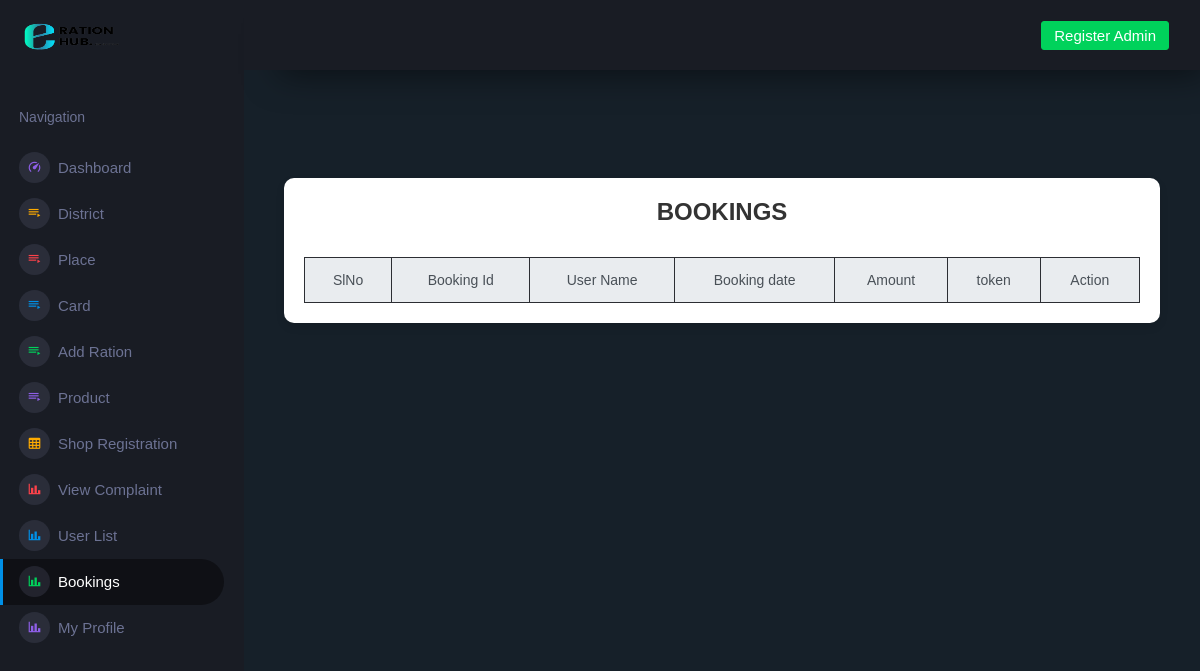
Before: /Project/Admin/ViewBookings.php with the older database file.
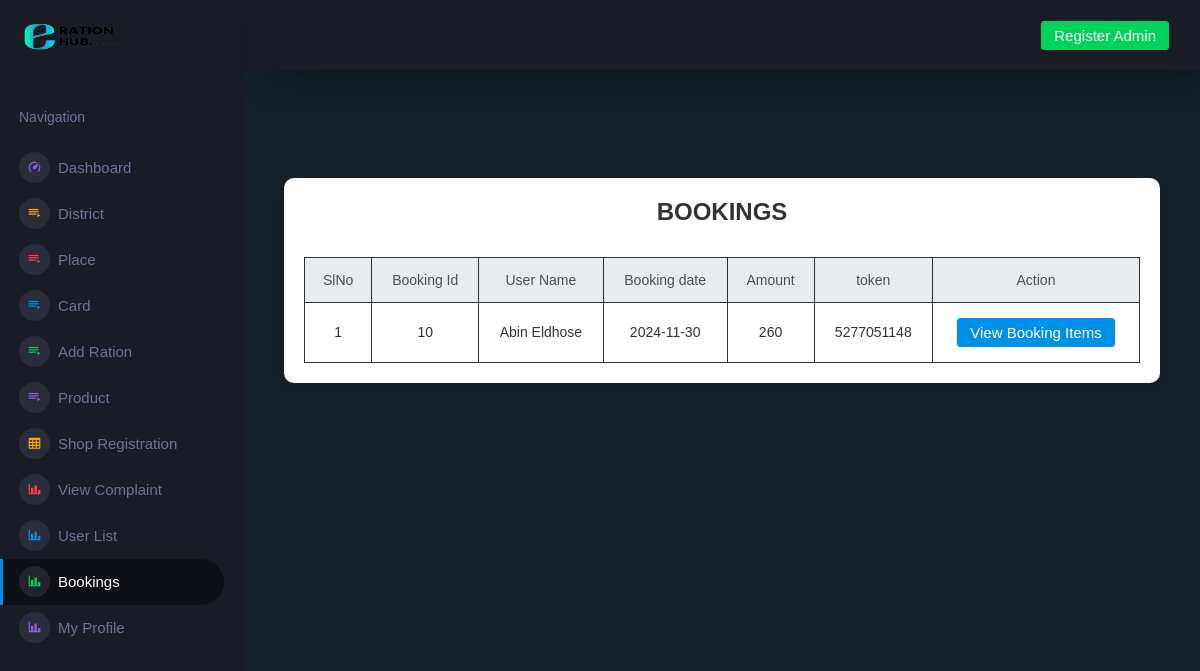
After: the same page with the newer database file.
### tables this page shows
CREATE TABLE `tbl_booking` (
  `booking_id` int(11) NOT NULL,
  `ration_id` int(11) NOT NULL,
  `booking_date` varchar(70) NOT NULL,
  `booking_status` varchar(100) NOT NULL,
  `booking_amount` varchar(100) NOT NULL,
  `user_id` int(11) NOT NULL,
  `booking_token` varchar(100) NOT NULL
);

CREATE TABLE `tbl_user` (
  `user_id` int(11) NOT NULL,
  `user_name` varchar(60) NOT NULL,
  `user_email` varchar(60) NOT NULL,
  `user_cardnumber` varchar(60) NOT NULL,
  `card_id` int(11) NOT NULL,
  `user_question` varchar(300) NOT NULL,
  `user_answer` varchar(300) NOT NULL,
  `user_password` varchar(100) NOT NULL,
  `user_status` int(11) NOT NULL DEFAULT 0
);

### Project/Admin/ViewBookings.php (the view, shortened to what this page needs)
<?php
include("../Assets/Connection/Connection.php");
include("Head.php");
?>
<!DOCTYPE html PUBLIC "-//W3C//DTD XHTML 1.0 Transitional//EN" "http://www.w3.org/TR/xhtml1/DTD/xhtml1-transitional.dtd">
<html xmlns="http://www.w3.org/1999/xhtml">
<head>
</head>
<body>
<form id="form1" name="form1" method="post" action="">
<div class="container mt-5">
    <div class="row justify-content-center">
        <div class="col-md-12">
            <div class="table-wrapper">
      <h3 align="center">Bookings</h3>
      <table class="table table-bordered table-striped">
                    <thead class="thead-light">
                            <tr>
                                <th>SlNo</th>
                                <th>Booking Id</th>
                                <th>User Name</th>
                                <th>Booking date</th>
                                <th>Amount</th>
                                <th>token</th>
                                <th>Action</th>
                            </tr>
                        </thead>
                        <tbody>
                            <?php
                                $selQry = "SELECT * FROM tbl_booking b inner join tbl_user u on b.user_id=u.user_id";
                                $result = $Con->query($selQry);
                                $i = 0;
                                while($data = $result->fetch_assoc()) {
                                    $i++;
                            ?>
                            <tr>
                                <td><?php echo $i; ?></td>
                                <td><?php echo $data['booking_id']; ?></td>
                                <td><?php echo $data['user_name']; ?></td>
                                <td><?php echo $data['booking_date']; ?></td>
                                <td><?php echo $data['booking_amount']; ?></td>
                                <td><?php echo $data['booking_token']; ?></td>
                                <td>
                                    <a class="btn btn-primary" href="ViewItems.php?cid=<?php echo $data['ration_id']; ?>">View Booking Items</a>
                                </td>
                            </tr>
                        </tbody>
                        <?php
                                }
                            ?>
                </table>
           </form>
          </div>
        </div>
    </div>
</div>
</body>
</html>
<?php
include("Foot.php");
?>

Changed rows visible on the page:
added tbl_booking: booking_id "10", user.user_name "Abin Eldhose", booking_date "2024-11-30", booking_amount "260", booking_token "5277051148"
